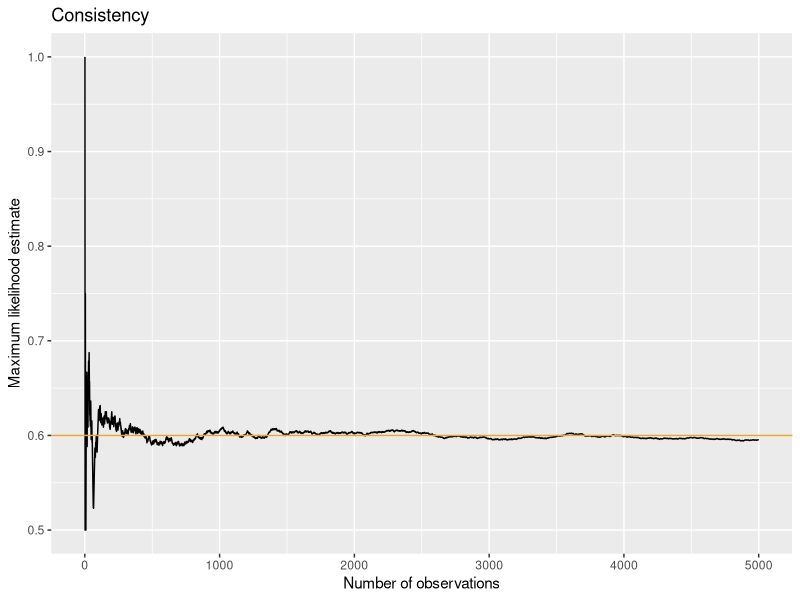
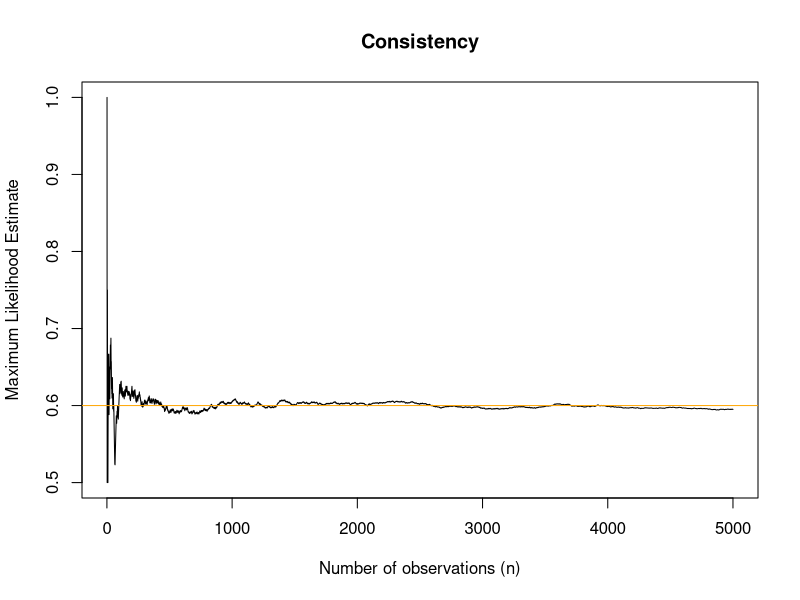

Write R code to recreate these figures, in order.
## ---- chunk 1
set.seed(2)
B <- 5000
theta_true <- 0.6
x <- sample(0:1, size = B, replace = T, prob = c(1-theta_true, theta_true))
mle_vec <- rep(NA, B)
for(i in 1:B){
  mle_vec[i] <- mean(x[1:i])
}

library(tidyverse)
data.frame(n = 1:B, y = mle_vec) |>
  ggplot(aes(x = n, y = y)) +
  geom_line() +
  labs(x = "Number of observations",
       y = "Maximum likelihood estimate",
       title = "Consistency") +
  geom_hline(yintercept = theta_true, col = "orange")
## ---- chunk 2
# base R code

plot(1:B, mle_vec, type = "l", xlab = "Number of observations (n)",
     ylab = "Maximum Likelihood Estimate", main = "Consistency")
abline(h = theta_true, col = "orange")
